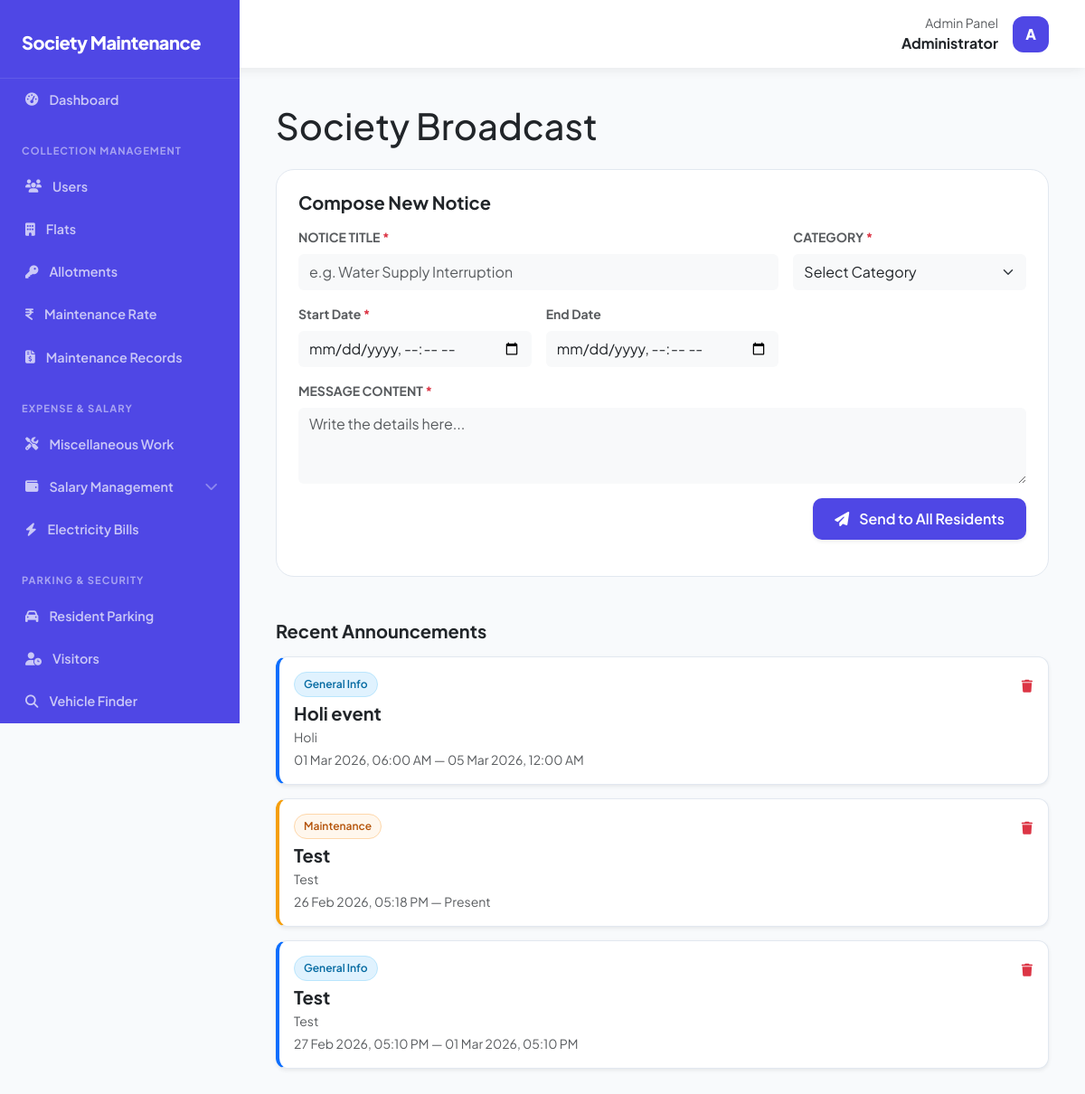
/public/notifications.php (signed in), run on the app's committed database.
### tables this page shows
CREATE TABLE `notifications` (
  `id` int NOT NULL,
  `title` varchar(255) NOT NULL,
  `category` varchar(100) NOT NULL,
  `message` text NOT NULL,
  `start_date` datetime DEFAULT NULL,
  `end_date` datetime DEFAULT NULL,
  `created_at` timestamp NULL DEFAULT CURRENT_TIMESTAMP
);

### public/notifications.php (the view, shortened to what this page needs)
<?php
require_once __DIR__ . '/../core/config.php';
$errors = [];
$title = $category = $message = $start_date = $end_date = '';
if ($_SESSION['user_role'] === 'admin') {
    $stmt = $pdo->query("
        SELECT * FROM notifications
        ORDER BY id DESC
    ");
}
$notifications = $stmt->fetchAll(PDO::FETCH_ASSOC);
include __DIR__ . '/../resources/layout/header.php';
?>
<!DOCTYPE html>
<html lang="en">
<head>
    <link rel="stylesheet" href="https://cdnjs.cloudflare.com/ajax/libs/font-awesome/6.5.0/css/all.min.css">
    <link href="https://cdn.jsdelivr.net/npm/bootstrap@5.3.0/dist/css/bootstrap.min.css" rel="stylesheet">
    <link rel="stylesheet" href="../assets/css/styles.css">
</head>
<body>
    <div class="main-wrapper">
        <main id="main-content">
            <h1 class="fw-800 mb-4">Society Broadcast</h1>
            <?php if ($_SESSION['user_role'] === 'admin'): ?>
                <div class="data-card mb-5">
                    <h5 class="fw-bold mb-3">Compose New Notice</h5>
                    <form method="POST" autocomplete="off">
                        <div class="row g-3">
                            <div class="col-md-8">
                                <label class="form-label small fw-bold text-muted">NOTICE TITLE <span class="text-danger">*</span></label>
                                <input
                                    type="text"
                                    name="title"
                                    value="<?= htmlspecialchars($title) ?>"
                                    class="form-control bg-light border-0 py-2 <?= isset($errors['title']) ? 'is-invalid' : '' ?>"
                                    placeholder="e.g. Water Supply Interruption">
                            </div>
                            <div class="col-md-4">
                                <label class="form-label small fw-bold text-muted">CATEGORY <span class="text-danger">*</span></label>
                                <select name="category" class="form-select bg-light border-0 py-2">
                                    <option value="">Select Category</option>
                                </select>
                            </div>
                            <div class="col-md-4">
                                <label class="form-label small fw-bold text-muted">
                                    Start Date <span class="text-danger">*</span>
                                </label>
                                <input
                                    type="datetime-local"
                                    name="start_date"
                                    value="<?= htmlspecialchars($start_date) ?>"
                                    class="form-control bg-light border-0 py-2 <?= isset($errors['start_date']) ? 'is-invalid' : '' ?>"
                                    required>
                            </div>
                            <div class="col-md-4">
                                <label class="form-label small fw-bold text-muted">End Date</label>
                                <input type="datetime-local" class="form-control bg-light border-0 py-2" name="end_date" value="<?= $end_date ?>">
                            </div>
                            <div class="col-12">
                                <label class="form-label small fw-bold text-muted">MESSAGE CONTENT <span class="text-danger">*</span></label>
                                <textarea
                                    name="message"
                                    class="form-control bg-light border-0 <?= isset($errors['message']) ? 'is-invalid' : '' ?>"
                                    rows="3"
                                    placeholder="Write the details here..."><?= htmlspecialchars($message) ?></textarea>
                            </div>
                            <div class="col-12 text-end">
                                <button type="submit" name="send_notification" class="btn btn-brand shadow-sm">
                                    <i class="fa-solid fa-paper-plane me-2"></i> Send to All Residents
                                </button>
                            </div>
                        </div>
                    </form>
                </div>
            <?php endif; ?>
            <h5 class="fw-bold mb-3">Recent Announcements</h5>
            <?php foreach ($notifications as $n): ?>
                <?php
                $borderColor = '#6c757d';
                $tagBg = '#f1f5f9';
                $tagColor = '#334155';
                $tagBorder = '#e2e8f0';
                switch ($n['category']) {
                    case 'General Info':
                        $borderColor = '#0d6efd';
                        $tagBg = '#e0f2fe';
                        $tagColor = '#0369a1';
                        $tagBorder = '#bae6fd';
                        break;
                    case 'Maintenance':
                        $borderColor = '#f59e0b';
                        $tagBg = '#fff7ed';
                        $tagColor = '#b45309';
                        $tagBorder = '#fed7aa';
                        break;
                }
                $start_display = $n['start_date']
                    ? date('d M Y, h:i A', strtotime($n['start_date']))
                    : '-';
                $end_display = $n['end_date']
                    ? date('d M Y, h:i A', strtotime($n['end_date']))
                    : 'Present';
                ?>
                <div class="notice-card shadow-sm"
                    style="
                            border-left: 4px solid <?= $borderColor ?>;
                            border-radius: 12px;
                            padding: 16px;
                            background: #ffffff;
                            margin-bottom: 15px;
                        ">
                    <div class="d-flex justify-content-between align-items-start">
                        <div>
                            <span style="
                                        background: <?= $tagBg ?>;
                                        color: <?= $tagColor ?>;
                                        border: 1px solid <?= $tagBorder ?>;
                                        padding: 4px 10px;
                                        font-size: 12px;
                                        font-weight: 600;
                                        border-radius: 999px;
                                        display: inline-block;
                                        margin-bottom: 6px;
                                    ">
                                <?= htmlspecialchars($n['category']) ?>
                            </span>
                            <h5 class="fw-bold mb-1">
                                <?= htmlspecialchars($n['title']) ?>
                            </h5>
                            <p class="text-muted small mb-0">
                                <?= nl2br(htmlspecialchars($n['message'])) ?>
                            </p>
                            <small class="text-muted small mt-1 d-block">
                                <?= $start_display ?> — <?= $end_display ?>
                            </small>
                        </div>
                        <?php if ($_SESSION['user_role'] === 'admin'): ?>
                            <div class="text-end">
                                <button class="btn btn-sm btn-link text-danger p-0 mt-2 delete-notification-btn"
                                    data-id="<?= $n['id'] ?>">
                                    <i class="fa fa-trash"></i>
                                </button>
                            </div>
                        <?php endif; ?>
                    </div>
                </div>
            <?php endforeach; ?>
        </main>
    </div>
    <link rel="stylesheet" href="https://cdn.datatables.net/1.13.2/css/dataTables.bootstrap5.min.css">
</body>
</html>
<?php include __DIR__ . '/../resources/layout/footer.php'; ?>

### assets/css/styles.css (style rules this page uses)
:root { --brand-color: #4F47E5; --brand-hover: #3428b3; --bg-main: #f8fafc; --sidebar-width: 265px; --transition: all 0.3s cubic-bezier(0.4, 0, 0.2, 1); }
body { font-family: 'Plus Jakarta Sans', sans-serif; background-color: var(--bg-main); margin: 0; overflow-x: hidden; }
.main-wrapper { flex: 1; margin-left: var(--sidebar-width); transition: var(--transition); min-height: 100vh; }
#main-content { padding: 2.5rem; }
.data-card, .stat-card { background: #ffffff; border: 1px solid #e2e8f0; border-radius: 20px; padding: 1.5rem; margin-bottom: 1rem; }
.btn-brand { background-color: var(--brand-color); color: white; border-radius: 10px; font-weight: 600; padding: 0.6rem 1.5rem; border: none; transition: 0.2s; }
.notice-card { background: #fff; border: 1px solid #e2e8f0; border-radius: 16px; padding: 1.5rem; margin-bottom: 1rem; transition: 0.3s; }
.main-wrapper { flex: 1; margin-left: var(--sidebar-width); min-height: 100vh; }
.data-card { background: #fff; border: 1px solid #e2e8f0; border-radius: 20px; padding: 1.5rem; }
.btn-brand { color: #fff; border: none; padding: 0.7rem 1.5rem; border-radius: 10px; font-weight: 600; }

### data on the page
notifications: category "General Info", title "Holi event", message "Holi", start_date "01 Mar 2026, 06:00 AM", end_date "05 Mar 2026, 12:00 AM"
notifications: category "Maintenance", title "Test", message "Test", start_date "26 Feb 2026, 05:18 PM", end_date "Present"
notifications: category "General Info", title "Test", message "Test", start_date "27 Feb 2026, 05:10 PM", end_date "01 Mar 2026, 05:10 PM"

### other printed values
$initials "A"
